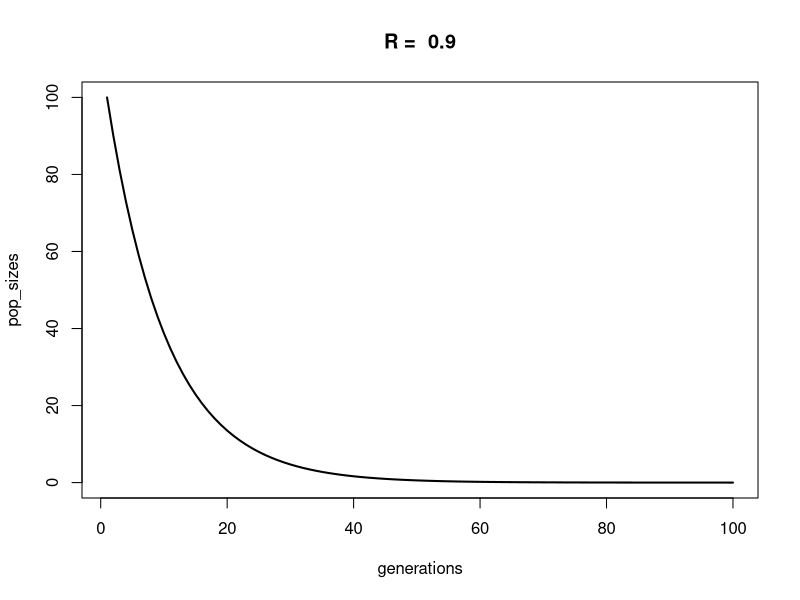
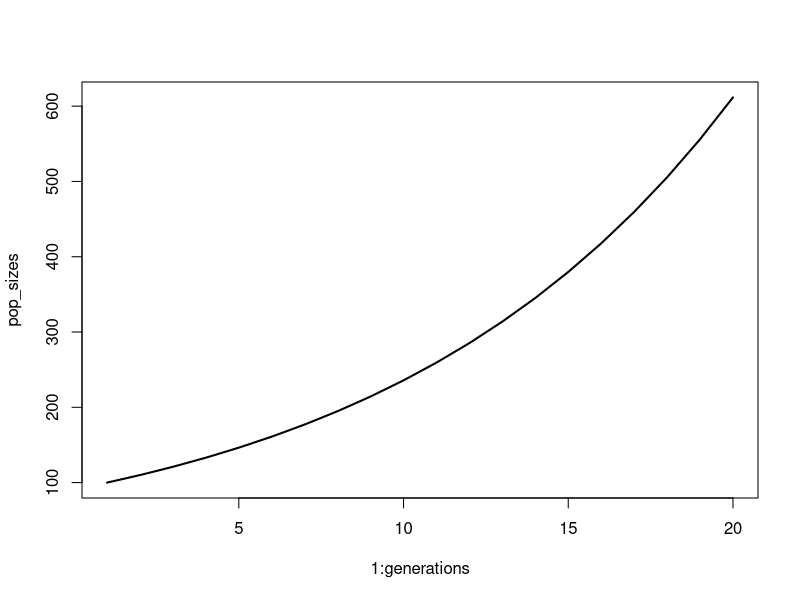
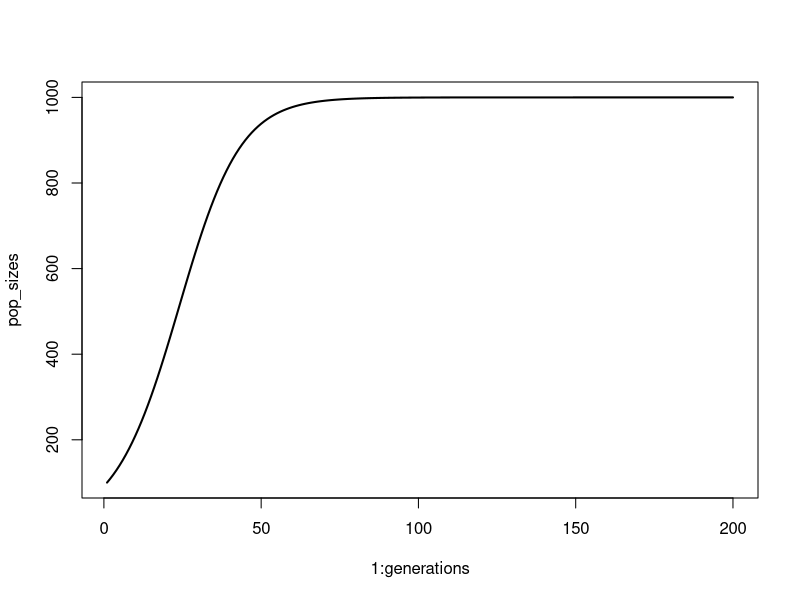
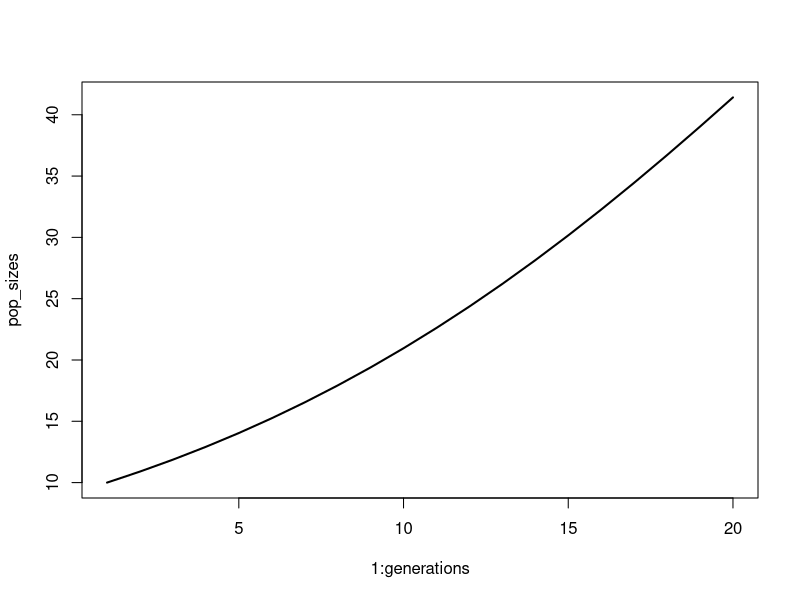
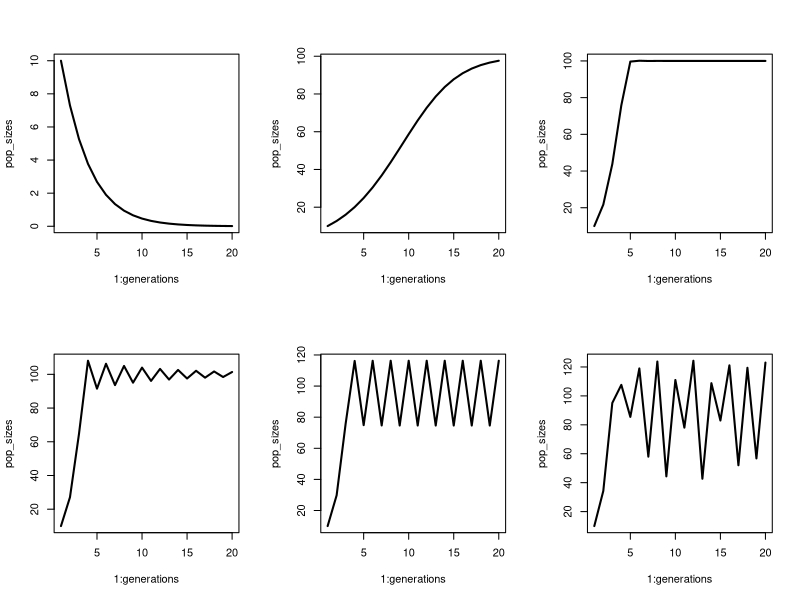
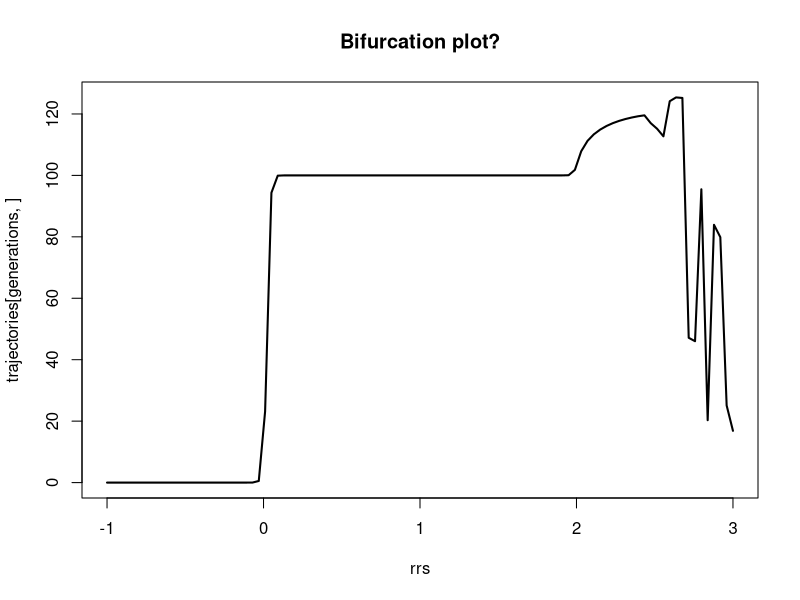
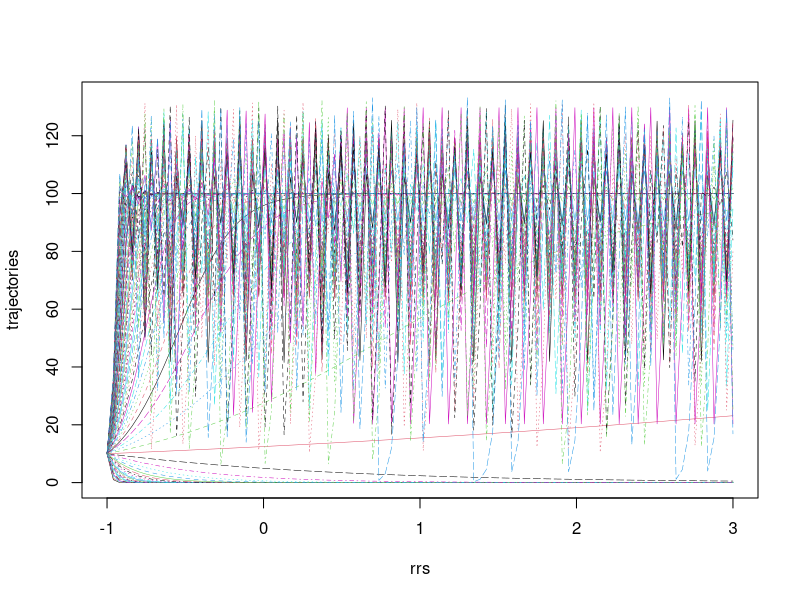

Generate these figures, in order, with R:
## ---- chunk 1
# conditions & parameters (these are new!)
generations <- 100
RR <- 0.9 # R is a parameter
N_init <- 100 # N is a state variable

# create and populate pop size vector
pop_sizes <- numeric(generations)
pop_sizes[1] <- N_init
for (time in 2:generations){
  pop_sizes[time] <- RR*pop_sizes[time-1]
}

head(pop_sizes)

# My favourite plot:
plot(x = 1:generations, y = pop_sizes, type = "l", lwd = 2,
     xlab = "generations", main = paste("R = ", RR))

## ---- chunk 2
# The function
geom_pop_growth <- function(N, RR, generations = 20) {
  pop_sizes <- numeric(generations)
  pop_sizes[1] <- N_init
  for (time in 2:generations){
    pop_sizes[time] <- RR*pop_sizes[time-1]
  }
  plot(y = pop_sizes, x = 1:generations, type = "l", lwd = 2)
  return(pop_sizes)
}

# Run the function 
geom_pop_growth(N = 100, RR = 1.1)
## ---- chunk 3
# parameters
# conditions & parameters (these are new!)
generations <- 200
rr <- .1 # R is a parameter
N_init <- 100 # N is a state variable
K <- 1000 # Carrying capacity - a parameter

# create and populate pop size vector
pop_sizes <- numeric(generations)
pop_sizes[1] <- N_init
for (time in 2:generations){
  pop_sizes[time] <- pop_sizes[time-1]*(1+rr*(1-pop_sizes[time-1]/K))
}
plot(y = pop_sizes, x = 1:generations, type = "l", lwd = 2)

## ---- chunk 4
# The function

logistic_pop_growth <- function(N, rr, generations = 20, K, plot = T) {
  pop_sizes <- numeric(generations)
  pop_sizes[1] <- N
  for (time in 2:generations){
    pop_sizes[time] <- pop_sizes[time-1]*(1+rr*(1-pop_sizes[time-1]/K))
  }
  
  if(plot == T) {plot(y = pop_sizes, x = 1:generations, type = "l", lwd = 2)}
  return(pop_sizes)
}

# Run the function
logistic_pop_growth(N = 10, rr = 0.1, K = 100)

## ---- chunk 5
rrs <- c(-0.3, 0.3, 1.3, 1.9, 2.2, 2.7)

par(mfrow = c(2,3))
for(rr in rrs) {
  logistic_pop_growth(N = 10, rr = rr, generations = 20, K = 100)
}
## ---- chunk 6
rrs <- seq(from = -1, to = 3, length.out = 100)
generations <- 100
trajectories <- sapply(rrs, function(x) logistic_pop_growth(N = 10, K = 100, rr = x, generations = generations, plot = F))

# I think this is what a bifurcation plot is!
par(mfrow = c(1,1))
matplot(y = trajectories[generations, ], x = rrs, type = "l", lwd = 2,
        main = "Bifurcation plot?")

# Or maybe it's this, but so messy!
matplot(y = trajectories, x = rrs, type = "l", lwd = 0.5)
